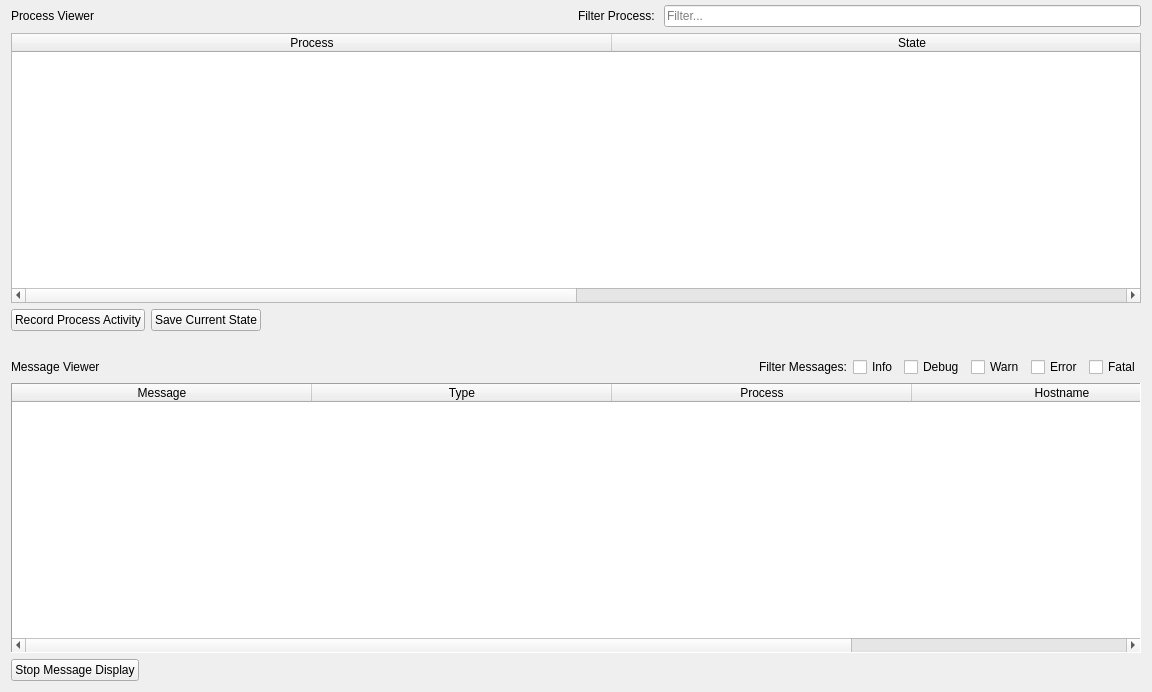
<?xml version="1.0" encoding="UTF-8"?>
<ui version="4.0">
 <class>performanceMonitor</class>
 <widget class="QWidget" name="performanceMonitor">
  <property name="geometry">
   <rect>
    <x>0</x>
    <y>0</y>
    <width>1152</width>
    <height>692</height>
   </rect>
  </property>
  <property name="sizePolicy">
   <sizepolicy hsizetype="Preferred" vsizetype="Expanding">
    <horstretch>0</horstretch>
    <verstretch>0</verstretch>
   </sizepolicy>
  </property>
  <property name="windowTitle">
   <string>Form</string>
  </property>
  <property name="statusTip">
   <string>Allow the control and monitor of processes and messages</string>
  </property>
  <layout class="QGridLayout" name="gridLayout">
   <property name="topMargin">
    <number>5</number>
   </property>
   <item row="0" column="0">
    <layout class="QHBoxLayout" name="horizontalLayout">
     <item>
      <widget class="QLabel" name="label">
       <property name="text">
        <string>Process Viewer</string>
       </property>
      </widget>
     </item>
     <item>
      <spacer name="horizontalSpacer_3">
       <property name="orientation">
        <enum>Qt::Horizontal</enum>
       </property>
       <property name="sizeHint" stdset="0">
        <size>
         <width>40</width>
         <height>20</height>
        </size>
       </property>
      </spacer>
     </item>
     <item>
      <widget class="QLabel" name="label_4">
       <property name="text">
        <string>Filter Process: </string>
       </property>
      </widget>
     </item>
     <item>
      <widget class="QLineEdit" name="lineEdit">
       <property name="focusPolicy">
        <enum>Qt::ClickFocus</enum>
       </property>
       <property name="placeholderText">
        <string>Filter...</string>
       </property>
      </widget>
     </item>
    </layout>
   </item>
   <item row="6" column="0">
    <layout class="QHBoxLayout" name="horizontalLayout_4">
     <item>
      <widget class="QPushButton" name="stop_display_button">
       <property name="text">
        <string>Stop Message Display</string>
       </property>
       <property name="icon">
        <iconset resource="../resources/images.qrc">
         <normaloff>:/images/images/ic_pause_24px.svg</normaloff>
         <normalon>:/images/images/ic_play_arrow_24px.svg</normalon>
         <activeon>:/images/images/ic_play_arrow_24px.svg</activeon>
         <selectedon>:/images/images/ic_play_arrow_24px.svg</selectedon>:/images/images/ic_pause_24px.svg</iconset>
       </property>
       <property name="checkable">
        <bool>true</bool>
       </property>
      </widget>
     </item>
     <item>
      <spacer name="horizontalSpacer_5">
       <property name="orientation">
        <enum>Qt::Horizontal</enum>
       </property>
       <property name="sizeHint" stdset="0">
        <size>
         <width>40</width>
         <height>20</height>
        </size>
       </property>
      </spacer>
     </item>
    </layout>
   </item>
   <item row="4" column="0">
    <layout class="QHBoxLayout" name="horizontalLayout_2">
     <item>
      <widget class="QLabel" name="label_2">
       <property name="text">
        <string>Message Viewer</string>
       </property>
      </widget>
     </item>
     <item>
      <spacer name="horizontalSpacer">
       <property name="orientation">
        <enum>Qt::Horizontal</enum>
       </property>
       <property name="sizeType">
        <enum>QSizePolicy::Fixed</enum>
       </property>
       <property name="sizeHint" stdset="0">
        <size>
         <width>100</width>
         <height>20</height>
        </size>
       </property>
      </spacer>
     </item>
     <item>
      <spacer name="horizontalSpacer_2">
       <property name="orientation">
        <enum>Qt::Horizontal</enum>
       </property>
       <property name="sizeType">
        <enum>QSizePolicy::Expanding</enum>
       </property>
       <property name="sizeHint" stdset="0">
        <size>
         <width>15</width>
         <height>20</height>
        </size>
       </property>
      </spacer>
     </item>
     <item>
      <widget class="QLabel" name="label_3">
       <property name="text">
        <string>Filter Messages:</string>
       </property>
      </widget>
     </item>
     <item>
      <widget class="QCheckBox" name="checkBox">
       <property name="maximumSize">
        <size>
         <width>100</width>
         <height>16777215</height>
        </size>
       </property>
       <property name="text">
        <string>Info</string>
       </property>
      </widget>
     </item>
     <item>
      <widget class="QCheckBox" name="checkBox_2">
       <property name="maximumSize">
        <size>
         <width>100</width>
         <height>16777215</height>
        </size>
       </property>
       <property name="text">
        <string>Debug</string>
       </property>
      </widget>
     </item>
     <item>
      <widget class="QCheckBox" name="checkBox_3">
       <property name="maximumSize">
        <size>
         <width>100</width>
         <height>16777215</height>
        </size>
       </property>
       <property name="text">
        <string>Warn</string>
       </property>
      </widget>
     </item>
     <item>
      <widget class="QCheckBox" name="checkBox_5">
       <property name="maximumSize">
        <size>
         <width>100</width>
         <height>16777215</height>
        </size>
       </property>
       <property name="text">
        <string>Error</string>
       </property>
      </widget>
     </item>
     <item>
      <widget class="QCheckBox" name="checkBox_4">
       <property name="maximumSize">
        <size>
         <width>100</width>
         <height>16777215</height>
        </size>
       </property>
       <property name="text">
        <string>Fatal</string>
       </property>
      </widget>
     </item>
    </layout>
   </item>
   <item row="2" column="0">
    <layout class="QHBoxLayout" name="horizontalLayout_3">
     <item>
      <widget class="QPushButton" name="pushButton_2">
       <property name="text">
        <string>Record Process Activity</string>
       </property>
       <property name="icon">
        <iconset resource="../resources/images.qrc">
         <normaloff>:/images/images/ic_radio_button_on_24px.svg</normaloff>
         <normalon>:/images/images/ic_pause_24px.svg</normalon>
         <disabledoff>:/images/images/ic_pause_24px.svg</disabledoff>
         <disabledon>:/images/images/ic_pause_24px.svg</disabledon>
         <activeoff>:/images/images/ic_radio_button_on_24px.svg</activeoff>
         <activeon>:/images/images/ic_pause_24px.svg</activeon>
         <selectedoff>:/images/images/ic_radio_button_on_24px.svg</selectedoff>
         <selectedon>:/images/images/ic_pause_24px.svg</selectedon>:/images/images/ic_radio_button_on_24px.svg</iconset>
       </property>
       <property name="checkable">
        <bool>true</bool>
       </property>
      </widget>
     </item>
     <item>
      <widget class="QPushButton" name="pushButton_4">
       <property name="text">
        <string>Save Current State</string>
       </property>
       <property name="icon">
        <iconset resource="../resources/images.qrc">
         <normaloff>:/images/images/ .svg</normaloff>:/images/images/ .svg</iconset>
       </property>
      </widget>
     </item>
     <item>
      <spacer name="horizontalSpacer_4">
       <property name="orientation">
        <enum>Qt::Horizontal</enum>
       </property>
       <property name="sizeHint" stdset="0">
        <size>
         <width>40</width>
         <height>20</height>
        </size>
       </property>
      </spacer>
     </item>
    </layout>
   </item>
   <item row="3" column="0">
    <spacer name="verticalSpacer">
     <property name="orientation">
      <enum>Qt::Vertical</enum>
     </property>
     <property name="sizeType">
      <enum>QSizePolicy::Minimum</enum>
     </property>
     <property name="sizeHint" stdset="0">
      <size>
       <width>5</width>
       <height>20</height>
      </size>
     </property>
    </spacer>
   </item>
   <item row="5" column="0">
    <widget class="QTableWidget" name="tableWidget">
     <property name="frameShape">
      <enum>QFrame::Panel</enum>
     </property>
     <property name="lineWidth">
      <number>1</number>
     </property>
     <property name="dragDropMode">
      <enum>QAbstractItemView::NoDragDrop</enum>
     </property>
     <property name="showGrid">
      <bool>true</bool>
     </property>
     <attribute name="horizontalHeaderDefaultSectionSize">
      <number>300</number>
     </attribute>
     <attribute name="verticalHeaderMinimumSectionSize">
      <number>220</number>
     </attribute>
     <column>
      <property name="text">
       <string>Message</string>
      </property>
     </column>
     <column>
      <property name="text">
       <string>Type</string>
      </property>
     </column>
     <column>
      <property name="text">
       <string>Process</string>
      </property>
     </column>
     <column>
      <property name="text">
       <string>Hostname</string>
      </property>
     </column>
    </widget>
   </item>
   <item row="1" column="0">
    <widget class="QTableWidget" name="tableProcessViewer">
     <property name="focusPolicy">
      <enum>Qt::WheelFocus</enum>
     </property>
     <property name="contextMenuPolicy">
      <enum>Qt::CustomContextMenu</enum>
     </property>
     <attribute name="horizontalHeaderDefaultSectionSize">
      <number>600</number>
     </attribute>
     <column>
      <property name="text">
       <string>Process</string>
      </property>
     </column>
     <column>
      <property name="text">
       <string>State</string>
      </property>
     </column>
    </widget>
   </item>
  </layout>
 </widget>
 <resources>
  <include location="../resources/images.qrc"/>
 </resources>
 <connections/>
</ui>
